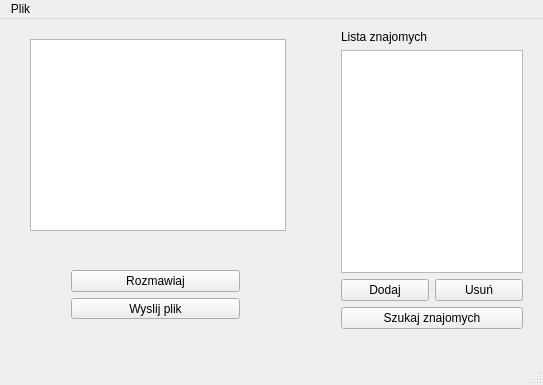
<?xml version="1.0" encoding="UTF-8"?>
<ui version="4.0">
 <class>MainWindow</class>
 <widget class="QMainWindow" name="MainWindow">
  <property name="geometry">
   <rect>
    <x>0</x>
    <y>0</y>
    <width>543</width>
    <height>385</height>
   </rect>
  </property>
  <property name="windowTitle">
   <string>Super TIN-TIN</string>
  </property>
  <widget class="QWidget" name="centralWidget">
   <widget class="QWidget" name="gridLayoutWidget">
    <property name="geometry">
     <rect>
      <x>330</x>
      <y>0</y>
      <width>204</width>
      <height>321</height>
     </rect>
    </property>
    <layout class="QGridLayout" name="gridLayout">
     <item row="4" column="0">
      <widget class="QPushButton" name="pushSzukajZnajomych">
       <property name="text">
        <string>Szukaj znajomych</string>
       </property>
      </widget>
     </item>
     <item row="1" column="0">
      <widget class="QListWidget" name="listaZnajomych"/>
     </item>
     <item row="0" column="0">
      <widget class="QLabel" name="titListaZnajomych">
       <property name="text">
        <string>Lista znajomych</string>
       </property>
      </widget>
     </item>
     <item row="3" column="0">
      <layout class="QHBoxLayout" name="horizontalLayout_2">
       <item>
        <widget class="QPushButton" name="pushDodaj">
         <property name="text">
          <string>Dodaj</string>
         </property>
        </widget>
       </item>
       <item>
        <widget class="QPushButton" name="pushUsun">
         <property name="text">
          <string>Usuń</string>
         </property>
        </widget>
       </item>
      </layout>
     </item>
    </layout>
   </widget>
   <widget class="QWidget" name="verticalLayoutWidget">
    <property name="geometry">
     <rect>
      <x>60</x>
      <y>240</y>
      <width>191</width>
      <height>71</height>
     </rect>
    </property>
    <layout class="QVBoxLayout" name="verticalLayout_4">
     <item>
      <widget class="QPushButton" name="pushRozmawiaj">
       <property name="text">
        <string>Rozmawiaj</string>
       </property>
      </widget>
     </item>
     <item>
      <widget class="QPushButton" name="pushWyslijPlik">
       <property name="text">
        <string>Wyslij plik</string>
       </property>
      </widget>
     </item>
    </layout>
   </widget>
   <widget class="QGraphicsView" name="logoView">
    <property name="geometry">
     <rect>
      <x>30</x>
      <y>20</y>
      <width>256</width>
      <height>192</height>
     </rect>
    </property>
    <property name="interactive">
     <bool>false</bool>
    </property>
   </widget>
  </widget>
  <widget class="QMenuBar" name="menuBar">
   <property name="geometry">
    <rect>
     <x>0</x>
     <y>0</y>
     <width>543</width>
     <height>20</height>
    </rect>
   </property>
   <widget class="QMenu" name="menuPlik">
    <property name="title">
     <string>Plik</string>
    </property>
    <addaction name="actionSzukajZnajomych"/>
    <addaction name="separator"/>
    <addaction name="actionWyloguj"/>
    <addaction name="actionZakoncz"/>
   </widget>
   <addaction name="menuPlik"/>
  </widget>
  <widget class="QStatusBar" name="statusBar"/>
  <action name="actionSzukajZnajomych">
   <property name="text">
    <string>Szukaj znajomych</string>
   </property>
  </action>
  <action name="actionZakoncz">
   <property name="text">
    <string>Zakończ</string>
   </property>
  </action>
  <action name="actionWyloguj">
   <property name="text">
    <string>Wyloguj</string>
   </property>
  </action>
 </widget>
 <layoutdefault spacing="6" margin="11"/>
 <resources/>
 <connections/>
</ui>
